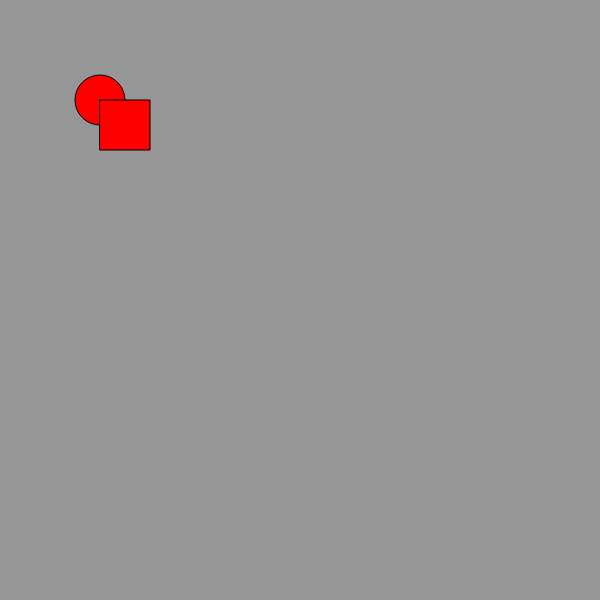
Frame 1 (no input)
Frame 60 (no input): identical to frame 1, image omitted
Frame 120 (the mouse pressed at the canvas centre since frame 60): identical to frame 1, image omitted

The p5.js sketch that drew this single still picture (run headless with seeded random() and noise() and a simulated clock; from frame 60 on, the mouse is pressed at the canvas centre):

// p5.js sketch
// ── sketch.js
let x = 100;
let y = 100;
let f = 100;
let g = 100;
function setup() {
  createCanvas(600, 600);
  fill(255, 0, 0);
}
function draw() {
  background(150);
  if (keyIsDown(LEFT_ARROW)) x -= 5;
  if (keyIsDown(RIGHT_ARROW)) x += 5;
  if (keyIsDown(UP_ARROW)) y -= 5;
  if (keyIsDown(DOWN_ARROW)) y += 5;
  ellipse(x, y, 50, 50);
  if (keyIsDown("w")) g -= 5;
  if (keyIsDown("s")) g += 5;
  if (keyIsDown("a")) f -= 5;
  if (keyIsDown("d")) f += 5;
  square(f, g, 50);
}
